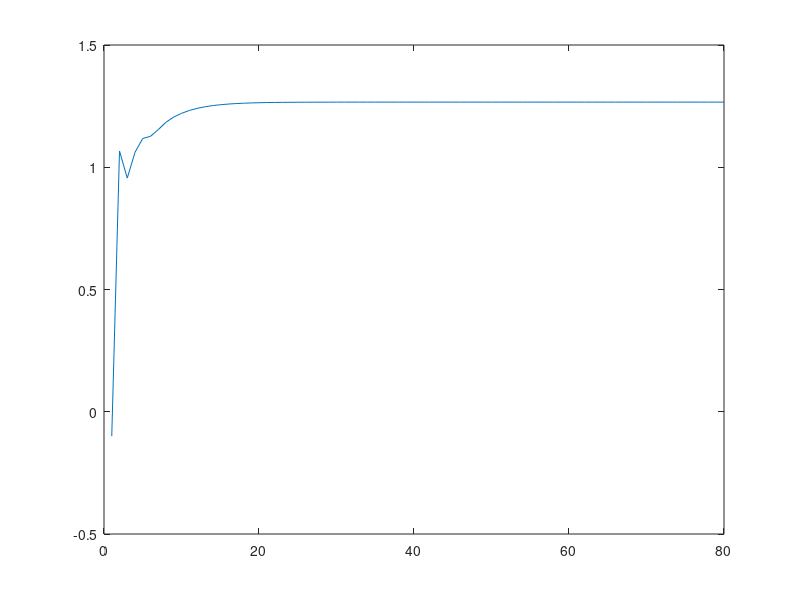

This chart was generated by the following MATLAB code: (Note: this script raises an error after producing the figure.)
% Using the closed form solution of gradient:
% addpath('C:\Users\sanja\Google Drive\casadi-windows-matlabR2016a-v3.5.1')
% clear all;
% close all;
% set(0,'DefaultFigureWindowStyle','docked')
% 
% 
% n = 10;

% csys = rss(n);
% sys = c2d(csys, ts);
clear all; close all
load stateMat

% Full order system matrices: 
n = length(A)
D = -0.1;
ts = .5;
t = 0:ts:40;
X = zeros(n,length(t));
Y = zeros(1,length(t)-1);
%A = sys.A; B = sys.B; C = sys.C; D = sys.D;
for i = 1:(length(t)-1)
    X(:,i+1) = A*X(:,i) + B;
    Y(:,i) = C*X(:,i) + D;  
end 
figure(1);
plot(Y);

% Construct snapshots:
X1_til = X(:,1:end-1);
X2_til = X(:,2:end);
u = ones(length(t),1)';
U1 = u(1:end-1);

% Compute R inverse:
X = X2_til*Rinv([X1_til;U1]);
X1 = X(1:n,1:n);

% Gradient Descent:
alpha = .1;
U = eye(2*n);
j = 0; eps = 10;
while eps > 5e-1
                                                                                                        
    V = U*U';
    P = V(1:n,1:n);
    Q = V(1:n,n+1:end);
    grad = 4*[X1'*X1*P - Q'*X1, zeros(n) ;...
               (-X1*P + Q)  , zeros(n)]*U; 
    U = U - alpha * grad;
    eps = norm(grad,'fro'); 
    j = j +1;
    fprintf('It = %f , \t Grad = %f\n',j,eps) 
                 
    if j > 700000
        break;
    end 
    alpha = 0.7*alpha;                                                            

end 

% Get back required matrices:
U_opt = U;
V_opt = U_opt * U_opt';
P_opt = V_opt(1:n,1:n);
Q_opt = V_opt(1:n,n+1:end);
A_opt = (Q_opt * inv(P_opt));
B_opt = X(:,n+1:end); 

% The output equation:
Rx = Rinv([X1_til;U1])*blkdiag(P_opt, 1); 
Y = Y*Rx*Rinv([X1_til;U1]*Rx);
C_opt = Y(1:n);
D_opt = Y(n+1:end);
x_id = zeros(n,length(t));
y_id = zeros(1,length(t)-1);

for i = 1:(length(t)-1)
    x_id(:,i+1) = A_opt*x_id(:,i) + B_opt;
    y_id(:,i) = C_opt*x_id(:,i) + D_opt;
end
figure(1)
hold on;
plot(y_id,'r*')


